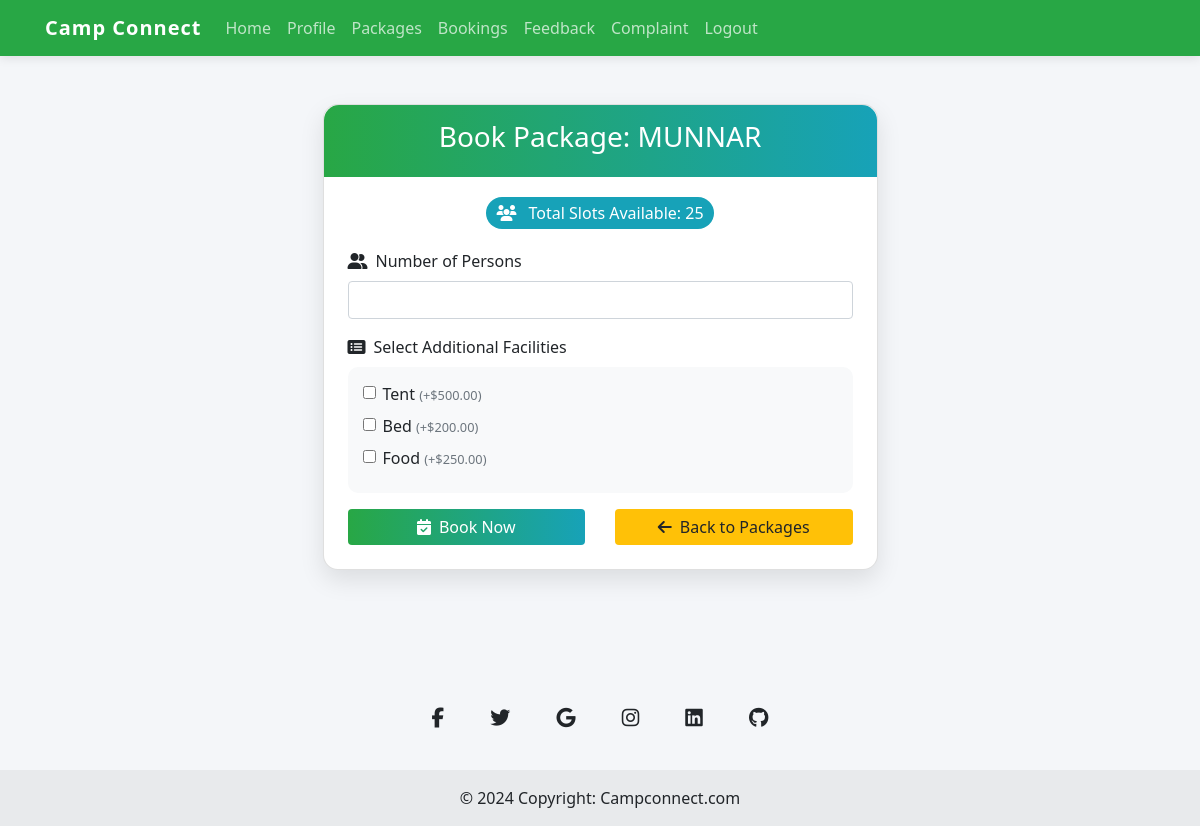
/User/book/7/, run on an earlier commit of the app's database.
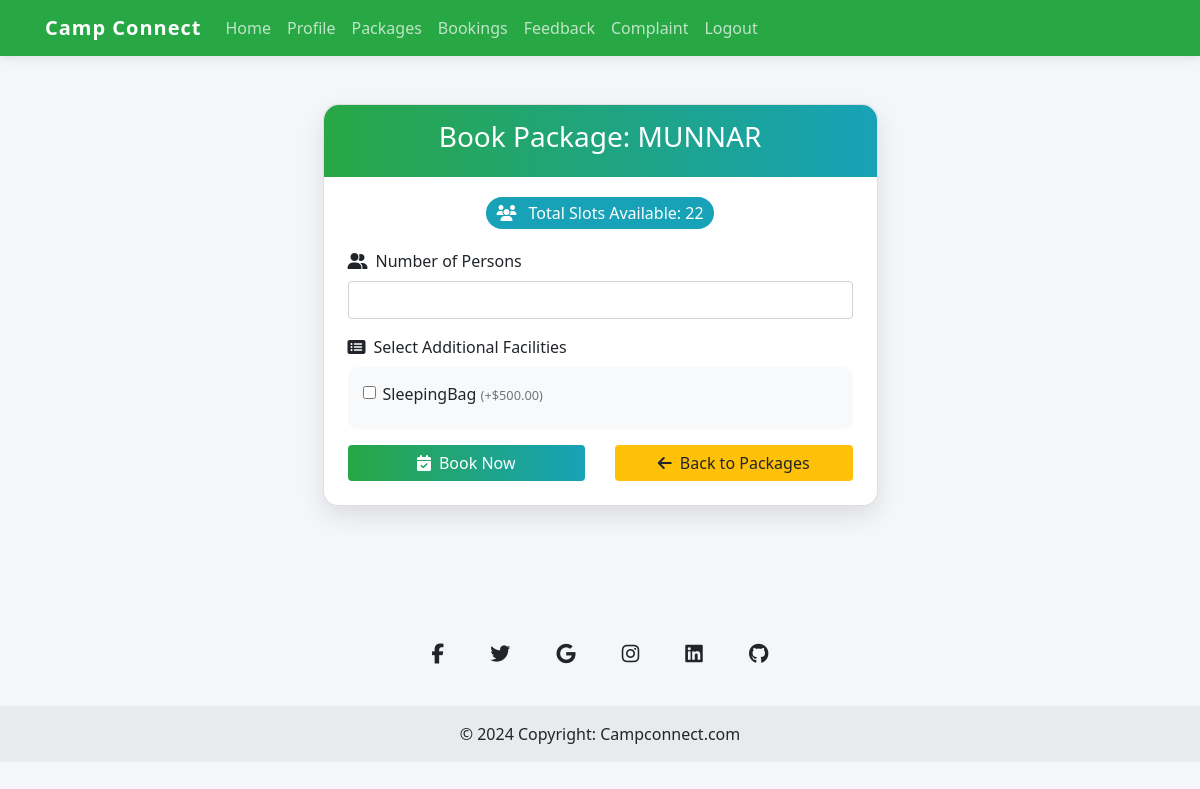
And on a later commit of the database.
### Camp/models.py (models this page shows)
class CampPackage(models.Model):
    camp = models.ForeignKey('Camp', on_delete=models.CASCADE, related_name='packages')
    package_name = models.CharField(max_length=100)
    description = models.TextField()
    location = models.TextField()
    camp_start_date = models.DateField(auto_now_add=True)
    camp_end_date = models.DateField()
    booking_start_date =models.DateField(auto_now_add=True)
    booking_end_date = models.DateField()
    max_people = models.PositiveIntegerField()
    facilities_provided = models.ManyToManyField('CampFacility', related_name='camp_packages', blank=True)
    price = models.DecimalField(max_digits=10, decimal_places=2)
    availability = models.BooleanField(default=True)
    images = models.ImageField(upload_to='package_images/', blank=True, null=True)

class CampFacility(models.Model):
    CAMP_ITEM_CHOICES = [
        ('Bed', 'Bed'),
        ('Tent', 'Tent'),
        ('Food', 'Food'),
        ('Stool', 'Stool'),
        ('SleepingBag', 'Sleeping Bag'),
        ('Lantern', 'Lantern'),
        ('CampFire', 'Camp Fire'),
        ('FirstAid', 'First Aid Kit'),
        ('CookingGear', 'Cooking Gear'),
        ('Water', 'Water Supply'),
    ]
    facility_name = models.CharField(max_length=100, choices=CAMP_ITEM_CHOICES)
    quantity_available = models.PositiveIntegerField(default=0)
    price_per_item = models.DecimalField(max_digits=10, decimal_places=2, default=0.00)
    description = models.TextField(blank=True, null=True)
    camp = models.ForeignKey('Camp', on_delete=models.CASCADE, related_name='facilities')

### User/views.py (the view, shortened to what this page needs)
# urls.py: path('book/<int:package_id>/', views.book_package, name='book_package'),
def book_package(request, package_id):
    package = get_object_or_404(CampPackage, id=package_id)
    return render(request, 'User/Book_package.html', {'package': package})

### User/templates/User/Book_Package.html (shortened to what the changed rows need)
<!DOCTYPE html>
<html lang="en">
<head>
    <link href="https://maxcdn.bootstrapcdn.com/bootstrap/4.5.2/css/bootstrap.min.css" rel="stylesheet">
</head>
<body>
    <div class="container mt-5">
        <div class="card booking-container w-50 mx-auto">
            <div class="package-title">
                <h3>Book Package: {{ package.package_name }}</h3>
            </div>
            <div class="card-body p-4">
                <div class="text-center mb-4">
                    <span class="slots-badge">
                        <i class="fas fa-users mr-2"></i>
                        Total Slots Available: {{ package.max_people }}
                    </span>
                </div>
                <form method="POST">
                    <div class="form-group">
                        <div class="facility-list">
                            {% for facility in package.facilities_provided.all %}
                                <div class="form-check mb-2">
                                    <input type="checkbox"
                                           class="form-check-input"
                                           id="facility_{{ facility.id }}"
                                           name="facilities"
                                           value="{{ facility.id }}">
                                    <label class="form-check-label" for="facility_{{ facility.id }}">
                                        {{ facility.facility_name }}
                                        <small class="text-muted">(+${{ facility.price_per_item }})</small>
                                    </label>
                                </div>
                            {% endfor %}
                        </div>
                    </div>
                </form>
            </div>
        </div>
    </div>
<br><br><br><br>
</body>
</html>

What changed in the data, as far as the page shows it:
no longer on this page (row unchanged): CampFacility: facility_name "Tent", price_per_item "500.00"
no longer on this page (row unchanged): CampFacility: facility_name "Bed", price_per_item "200.00"
no longer on this page (row unchanged): CampFacility: facility_name "Food", price_per_item "250.00"
changed CampPackage "MUNNAR": max_people "25" → "22"
now on this page (row unchanged): CampFacility: facility_name "SleepingBag", price_per_item "500.00"
